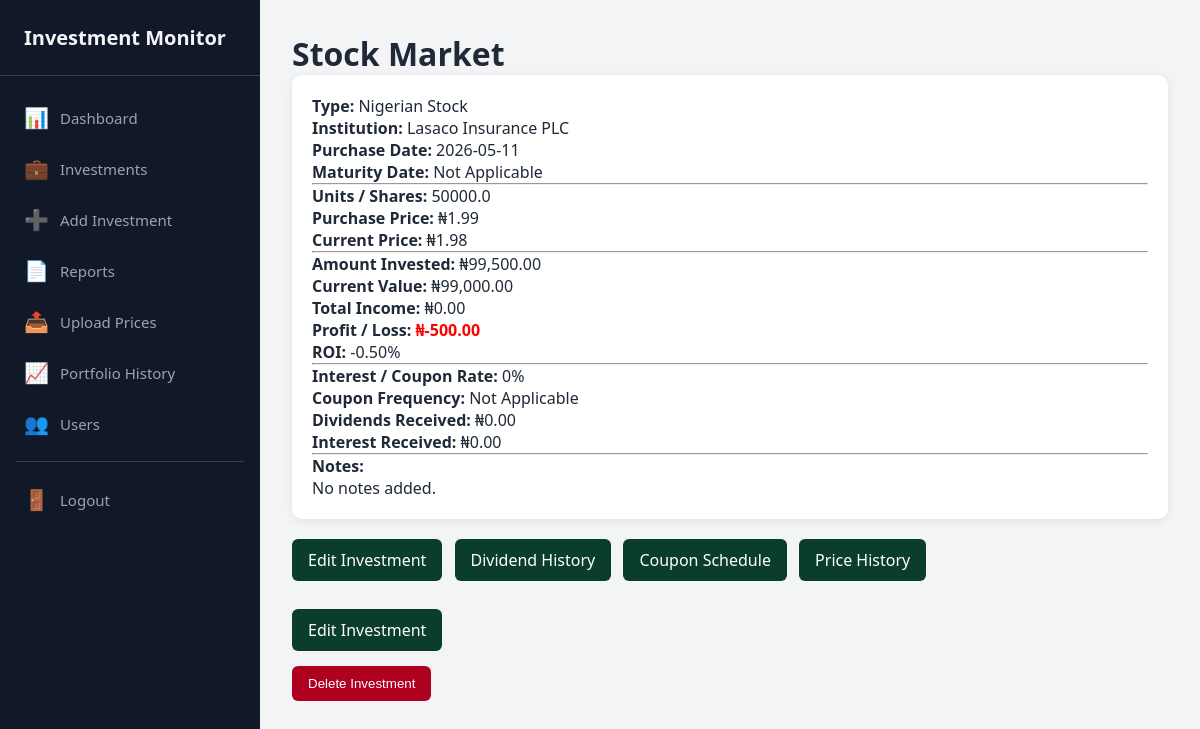
Page /investments/2 (signed in) on the committed database.
### models.py (models this page shows, shortened)
class Investment(db.Model):
    __tablename__ = "investments"
    id = db.Column(db.Integer, primary_key=True)
    user_id = db.Column(db.Integer, db.ForeignKey("users.id"), nullable=False)
    investment_name = db.Column(db.String(150), nullable=False)
    investment_type = db.Column(db.String(50), nullable=False)
    sector = db.Column(db.String(100), nullable=True)
    symbol = db.Column(db.String(30), nullable=True)
    institution = db.Column(db.String(150), nullable=True)
    purchase_date = db.Column(db.Date, nullable=False)
    maturity_date = db.Column(db.Date, nullable=True)
    units = db.Column(db.Float, default=0)
    purchase_price = db.Column(db.Float, default=0)
    current_price = db.Column(db.Float, default=0)
    principal_amount = db.Column(db.Float, nullable=False, default=0)
    current_value = db.Column(db.Float, nullable=False, default=0)
    interest_rate = db.Column(db.Float, default=0)
    coupon_frequency = db.Column(db.String(50), nullable=True)
    dividends_received = db.Column(db.Float, default=0)
    interest_received = db.Column(db.Float, default=0)
    last_price_update = db.Column(db.DateTime, nullable=True)
    notes = db.Column(db.Text, nullable=True)
    created_at = db.Column(db.DateTime, default=datetime.utcnow)
    dividends = db.relationship(
        "DividendHistory",
        backref="investment",
        lazy=True,
        cascade="all, delete-orphan"
    )
    coupons = db.relationship(
        "CouponSchedule",
        backref="investment",
        lazy=True,
        cascade="all, delete-orphan"
    )
    bond_yields = db.relationship(
        "BondYieldHistory",
        backref="investment",
        lazy=True,
        cascade="all, delete-orphan"
    )
    price_history = db.relationship(
        "PriceHistory",
        backref="investment",
        lazy=True,
        cascade="all, delete-orphan"
    )
    def calculate_current_value(self):
        if self.investment_type == "Nigerian Stock" and self.units and self.current_price:
            return self.units * self.current_price
        if self.investment_type == "Mutual Fund" and self.units and self.current_price:
            return self.units * self.current_price
        if self.current_value:
            return self.current_value
        return self.principal_amount
    def total_dividends(self):
        return sum(d.amount or 0 for d in self.dividends)
    def total_coupon_income(self):
        return sum(c.amount or 0 for c in self.coupons if c.status == "Paid")
    def total_income(self):
        return self.total_dividends() + self.total_coupon_income() + (self.interest_received or 0)
    def profit_or_loss(self):
        return self.calculate_current_value() + self.total_income() - self.principal_amount
    def roi_percentage(self):
        if not self.principal_amount:
            return 0
        return (self.profit_or_loss() / self.principal_amount) * 100
    def days_to_maturity(self):
        if not self.maturity_date:
            return None
        return (self.maturity_date - date.today()).days

### investments/routes.py (the view)
@investment_bp.route("/<int:id>")
@login_required
def detail(id):
    investment = Investment.query.get_or_404(id)
    if not user_can_access_investment(current_user, investment):
        abort(403)
    return render_template("investments/detail.html", investment=investment)

### models.py (called while the page is built)
@login_manager.user_loader
def load_user(user_id):
    return User.query.get(int(user_id))

### utils.py (called while the page is built)
def user_can_access_investment(user, investment):
    if user.role in ["admin", "superadmin"]:
        return True
    return investment.user_id == user.id

### templates/investments/detail.html (shortened to what this page needs)
{% extends "base.html" %}
{% block content %}
<h1>{{ investment.investment_name }}</h1>
<div class="detail-card">
    <p><strong>Type:</strong> {{ investment.investment_type }}</p>
    <p><strong>Institution:</strong> {{ investment.institution or '-' }}</p>
    <p><strong>Purchase Date:</strong> {{ investment.purchase_date }}</p>
    <p><strong>Maturity Date:</strong> {{ investment.maturity_date or 'Not Applicable' }}</p>
    <hr>
    <p><strong>Units / Shares:</strong> {{ investment.units or '-' }}</p>
    <p><strong>Purchase Price:</strong> ₦{{ "{:,.2f}".format(investment.purchase_price or 0) }}</p>
    <p><strong>Current Price:</strong> ₦{{ "{:,.2f}".format(investment.current_price or 0) }}</p>
    <hr>
    <p><strong>Amount Invested:</strong> ₦{{ "{:,.2f}".format(investment.principal_amount) }}</p>
    <p><strong>Current Value:</strong> ₦{{ "{:,.2f}".format(investment.calculate_current_value()) }}</p>
    <p><strong>Total Income:</strong> ₦{{ "{:,.2f}".format(investment.total_income()) }}</p>
    <p>
        <strong>Profit / Loss:</strong>
        <span class="{% if investment.profit_or_loss() >= 0 %}profit{% else %}loss{% endif %}">
            ₦{{ "{:,.2f}".format(investment.profit_or_loss()) }}
        </span>
    </p>
    <p><strong>ROI:</strong> {{ "{:.2f}".format(investment.roi_percentage()) }}%</p>
    <hr>
    <p><strong>Interest / Coupon Rate:</strong> {{ investment.interest_rate or 0 }}%</p>
    <p><strong>Coupon Frequency:</strong> {{ investment.coupon_frequency or 'Not Applicable' }}</p>
    <p><strong>Dividends Received:</strong> ₦{{ "{:,.2f}".format(investment.dividends_received) }}</p>
    <p><strong>Interest Received:</strong> ₦{{ "{:,.2f}".format(investment.interest_received) }}</p>
    <hr>
    <p><strong>Notes:</strong></p>
    <p>{{ investment.notes or 'No notes added.' }}</p>
</div>
<div class="actions">
    <a class="btn" href="{{ url_for('investments.edit', id=investment.id) }}">Edit Investment</a>
    <a class="btn" href="{{ url_for('investments.dividends', id=investment.id) }}">Dividend History</a>
    <a class="btn" href="{{ url_for('investments.coupons', id=investment.id) }}">Coupon Schedule</a>
    <a class="btn" href="{{ url_for('investments.price_history', id=investment.id) }}">Price History</a>
</div>
<a class="btn" href="{{ url_for('investments.edit', id=investment.id) }}">Edit Investment</a>
<form method="POST" action="{{ url_for('investments.delete', id=investment.id) }}" onsubmit="return confirm('Are you sure you want to delete this investment?');">
    <button type="submit" class="danger">Delete Investment</button>
</form>
{% endblock %}

### static/css/style.css (style rules this page uses)
* { box-sizing: border-box; }
body { margin: 0; font-family: Arial, sans-serif; background: #f4f6f8; color: #222; }
*, *::before, *::after { box-sizing: border-box; margin: 0; padding: 0; }
html, body { height: 100%; font-family: 'Segoe UI', system-ui, -apple-system, sans-serif; background-color: #f3f4f6; color: #1f2937; }
.card, .detail-card, .chart-box { background: #fff; border-radius: 10px; padding: 20px; box-shadow: 0 2px 8px rgba(0,0,0,0.08); }
.loss { color: red; font-weight: bold; }
button, .btn { display: inline-block; background: #0b3d2e; color: #fff; padding: 10px 16px; border: none; border-radius: 6px; text-decoration: none; cursor: pointer; }
.danger { background: #b00020; margin-top: 15px; }
.actions { margin: 20px 0; }
.actions a, .actions button { margin-right: 8px; margin-bottom: 8px; }

### rows in the picture
Investment: investment_name "Stock Market", investment_type "Nigerian Stock", institution "Lasaco Insurance PLC", purchase_date "2026-05-11", maturity_date "Not Applicable", units "50000.0", purchase_price "1.99", current_price "1.98", principal_amount "99,500.00", calculate_current_value "99,000.00", total_income "0.00", profit_or_loss "-500.00", roi_percentage "-0.50", interest_rate "0", coupon_frequency "Not Applicable", dividends_received "0.00", interest_received "0.00", notes "No notes added."
